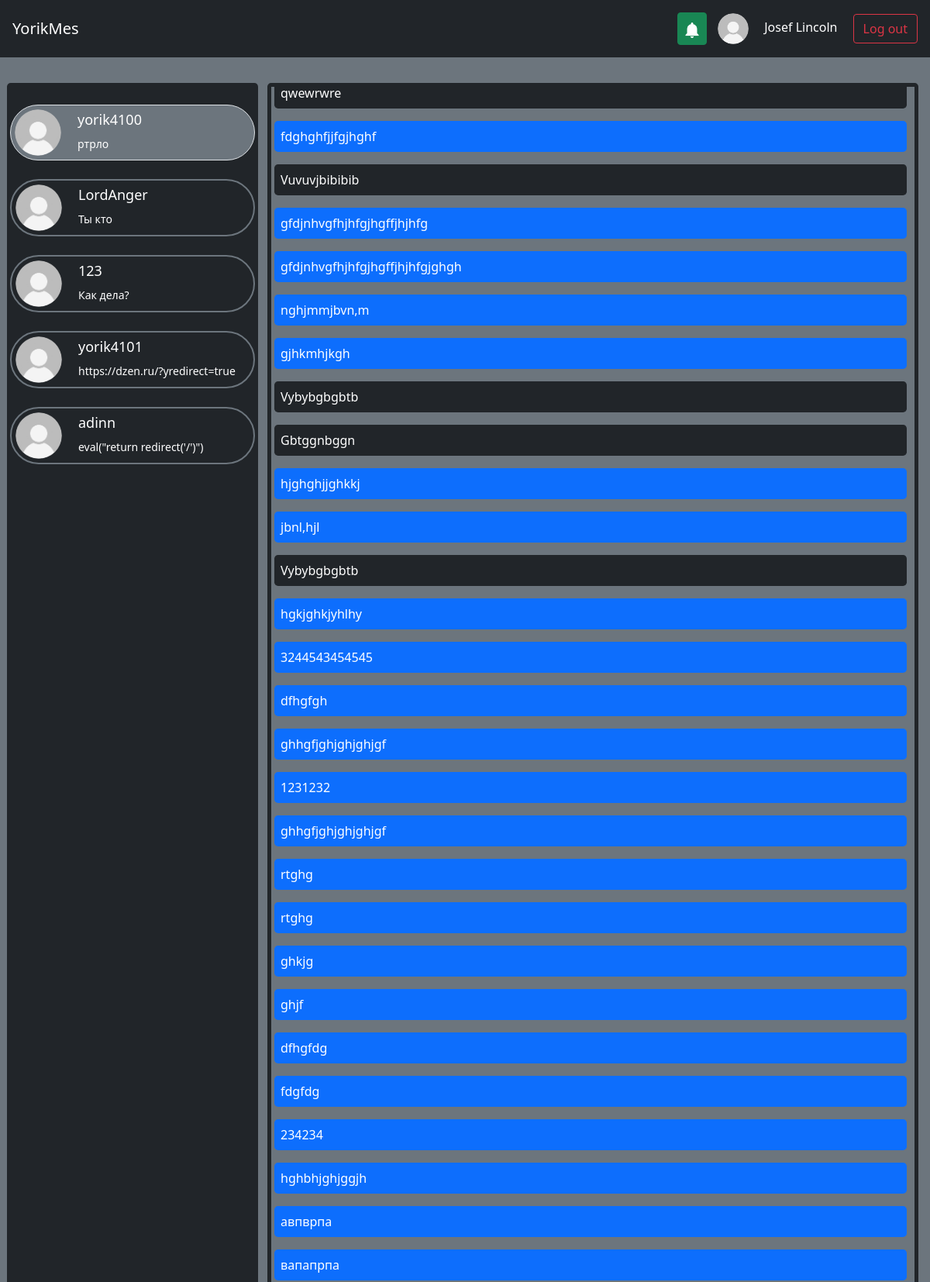
Page /chats/1 (signed in, upper part) on the committed database.
### db_scripts/data/users.py (models this page shows, shortened)
class User(SqlAlchemyBase, UserMixin, SerializerMixin):
    __tablename__ = 'users'
    id = sqlalchemy.Column(sqlalchemy.Integer,
                           primary_key=True, autoincrement=True)
    email = sqlalchemy.Column(sqlalchemy.String,
                              index=True, unique=True, nullable=True)
    nickname = sqlalchemy.Column(sqlalchemy.String, nullable=True)
    surname = sqlalchemy.Column(sqlalchemy.String, nullable=True)
    name = sqlalchemy.Column(sqlalchemy.String, nullable=True)
    age = sqlalchemy.Column(sqlalchemy.Integer, nullable=True)
    hashed_password = sqlalchemy.Column(sqlalchemy.String, nullable=True)
    modified_date = sqlalchemy.Column(sqlalchemy.DateTime,
                                      default=datetime.datetime.now)
    contacts = orm.relationship("Chat", back_populates='user')
    avatar = orm.relationship("Avatar", back_populates='user')

### db_scripts/data/messages.py (models this page shows)
class Message(SqlAlchemyBase, SerializerMixin):
    __tablename__ = 'messages'
    id = sqlalchemy.Column(sqlalchemy.Integer,
                           primary_key=True, autoincrement=True)
    chat_id = sqlalchemy.Column(sqlalchemy.Integer, sqlalchemy.ForeignKey("chats.id"))
    text = sqlalchemy.Column(sqlalchemy.String, nullable=False)
    date_time = sqlalchemy.Column(sqlalchemy.DateTime, default=datetime.datetime.now())
    chat = orm.relationship('Chat')

### main.py (the view, shortened to what this page needs)
@app.route("/chats/<int:id_>", methods=['GET', 'POST'])
def chat_by_id(id_: int):
    visible_notif = all((request.args.get("visible_notif", type=bool, default=False), current_user.is_authenticated))
    db_sess = db_session.create_session()
    if current_user.is_authenticated:
        if db_sess.query(Chat).get(id_).user_id != current_user.id:
            return redirect("/")
        contacts = list(map(lambda x: ContactCard(x),
                            db_sess.query(Chat).filter(Chat.user_id == current_user.id).all()))
        chat = db_sess.query(Chat).get(id_)
        forward = chat.messages if chat else []
        reverse = db_sess.query(Chat).filter(Chat.user_id == chat.contact,
                                             Chat.contact == chat.user_id).first()
        reverse = reverse.messages if reverse else []
        messages = list(sorted(forward + reverse, key=lambda x: x.date_time))
        notifications = list(map(lambda x: NoticeCard(x),
                                 db_sess.query(Notification).filter(Notification.user_id == current_user.id).all()))
        form = SendMessageForm()
        return render_template('chat.html', id=id_, title="Chats",
                               contacts=contacts, messages=messages, notifications=notifications, chat_id=id_,
                               user_id=current_user.id, form=form, notifications_default_visible=visible_notif)
    else:
        contacts = []
        notifications = []
    return render_template("index.html", title="Chats", contacts=contacts, notifications=notifications)

### db_scripts/db_session.py (called while the page is built)
def create_session() -> Session:
    global __factory
    return __factory()

### main.py (called while the page is built)
def render_template(*args, **kwargs):
    db_sess = db_session.create_session()
    if current_user.is_authenticated:
        avatar = db_sess.query(Avatar).filter(Avatar.user_id == current_user.id).first()
    else:
        avatar = None
    return flask.render_template(*args, **kwargs, avatar=avatar.id if avatar else None)

@login_manager.user_loader
def load_user(user_id):
    db_sess = db_session.create_session()
    return db_sess.query(User).get(user_id)

### templates/chat.html (shortened to what this page needs)
{% extends "index.html" %}
{% block chat %}
    {% for mess in messages %}
        {% if mess.chat.user_id == user_id %}
            <p class="bg-primary p-2 rounded-3" style="max-width: 68vw; word-break: break-word;
                   white-space: pre-wrap;
                   -moz-white-space: pre-wrap;">{{ mess.text }}</p>
        {% else %}
            <p class="bg-dark p-2 rounded-3" style="max-width: 68vw; word-break: break-word;
                   white-space: pre-wrap;
                   -moz-white-space: pre-wrap;">{{ mess.text }}</p>
        {% endif %}
    {% endfor %}
{% endblock %}

### templates/index.html (shortened to what this page needs)
{% extends "base.html" %}
{% block content %}
    {% if current_user.is_authenticated %}
        <div><table><tr>
            <td>
                <div class="scroll rounded-3">
                    {% for user in contacts %}
                        <a class="p-2 text-white" style="text-decoration: none;" href="/chats/{{ user.id }}">
                            {% if user.id == id %}
                            <div class="border p-1 bg-secondary rounded-pill">
                            {% else %}
                            <div class="border p-1 border-secondary border-2 rounded-pill">
                            {% endif %}
                                <table>
                                    <tr>
                                        <td rowspan="2">
                                            <img src="{{ url_for('static', filename='img/user-profile-icon.png'
                                                 if not user.avatar else 'img/avatars/#' + user.avatar|string + '.png') }}"
                                                 width="60" height="60" alt="" class="rounded rounded-circle">
                                        </td>
                                        <td>
                                            <span class="p-1" style="margin-left: 15px; font-size: 18px;">{{ user.showed_name }}</span>
                                        </td>
                                    </tr>
                                    <tr>
                                        <td>
                                            <div class="p-1" style="margin-left: 15px; font-size: 14px;"
                                                  id="last_mess">{{ user.last_message }}</div>
                                        </td>
                                    </tr>
                                </table>
                            </div>
                        </a>
                    {% endfor %}
                </div>
            </td>
            <td>
                <div class="messages rounded-3 border border-dark border-5 bg-secondary" style="margin-left: 10px" id="autoscroll">
                    {% block chat %}Please, select a chat{% endblock %}
                </div>
            </td>
        </tr>
        </table></div><br>
    {% endif %}
{% endblock %}

### templates/base.html (shortened to what this page needs)
<!DOCTYPE html>
<html lang="en">
    <head>
        <link rel="stylesheet"
            href="https://cdn.jsdelivr.net/npm/bootstrap@5.0.0-beta1/dist/css/bootstrap.min.css"
>
    </head>
    <nav class="navbar navbar-dark bg-dark p-3">
        <a class="navbar-brand" href="/">YorikMes</a>
        {% if current_user.is_authenticated %}
            <div class="">
                <button class="btn btn-success opener p-2" type="button" aria-controls="modal-example" onclick="window['modal-example'].showModal()" style="margin-right: 10px;">
                    <img src="{{ url_for('static', filename='img/notification-bell.png') }}" width="20" height="20" alt="">
                </button>
                <a href="/profile" style="text-decoration: none;">
                    <img src="{{ url_for('static', filename='img/user-profile-icon.png'
                    if not avatar else 'img/avatars/#' + avatar|string + '.png') }}" width="40" height="40" alt="" class="rounded rounded-circle">
                    <span class="text-white p-3" id="name_label">{% if current_user.surname %}{{ current_user.surname }}{% endif %} {{ current_user.name }}</span>
                </a>
                <a class="btn btn-outline-danger" href="/logout">Log out</a>
            </div>
        {% else %}
            <div class="">
                <a class="btn btn-outline-success" href="/login">Log in</a>
                <a class="btn btn-primary" href="/register">Register</a>
            </div>
        {% endif %}
    </nav>
    <body class="bg-secondary">
        <main role="main" class="p-2 text-white">
            <br>
            <div>{% block content %}{% endblock %}</div>
        </main>
    </body>
</html>

### templates/index.html (style rules this page uses)
div.scroll { margin:4px, 4px; padding:4px; background-color: #212529; width: 27vw; height: 70vh; overflow-x: hidden; overflow-y: auto; text-align:justify; }
div.messages { margin:4px, 4px; padding:4px; width: 70vw; height: 70vh; overflow-x: hidden; overflow-y: auto; text-align:justify; }
#last_mess { white-space: nowrap; width: 20vw; overflow: hidden; text-overflow: ellipsis; }

### templates/base.html (style rules this page uses)
#name_label { white-space: nowrap; width: 300px; overflow: hidden; text-overflow: ellipsis; }

### rows in the picture
User: surname "Josef", name "Lincoln"
User: showed_name "yorik4100"
Message: last_message "ртрло"
User: showed_name "LordAnger"
Message: last_message "Ты кто"
User: showed_name "123"
Message: last_message "Как дела?"
User: showed_name "yorik4101"
Message: last_message "https://dzen.ru/?yredirect=true"
User: showed_name "adinn"
Message: last_message "eval(\"return redirect('/')\")"
Message: text "qwewrwre"
Message: text "fdghghfjjfgjhghf"
Message: text "Vuvuvjbibibib"
Message: text "gfdjnhvgfhjhfgjhgffjhjhfg"
Message: text "gfdjnhvgfhjhfgjhgffjhjhfgjghgh"
Message: text "nghjmmjbvn,m"
Message: text "gjhkmhjkgh"
Message: text "Vybybgbgbtb"
Message: text "Gbtggnbggn"
Message: text "hjghghjjghkkj"
Message: text "jbnl,hjl"
Message: text "Vybybgbgbtb"
Message: text "hgkjghkjyhlhy"
Message: text "3244543454545"
Message: text "dfhgfgh"
Message: text "ghhgfjghjghjghjgf"
Message: text "1231232"
Message: text "ghhgfjghjghjghjgf"
Message: text "rtghg"
Message: text "rtghg"
Message: text "ghkjg"
Message: text "ghjf"
Message: text "dfhgfdg"
Message: text "fdgfdg"
Message: text "234234"
Message: text "hghbhjghjggjh"
Message: text "авпврпа"
Message: text "вапапрпа"
